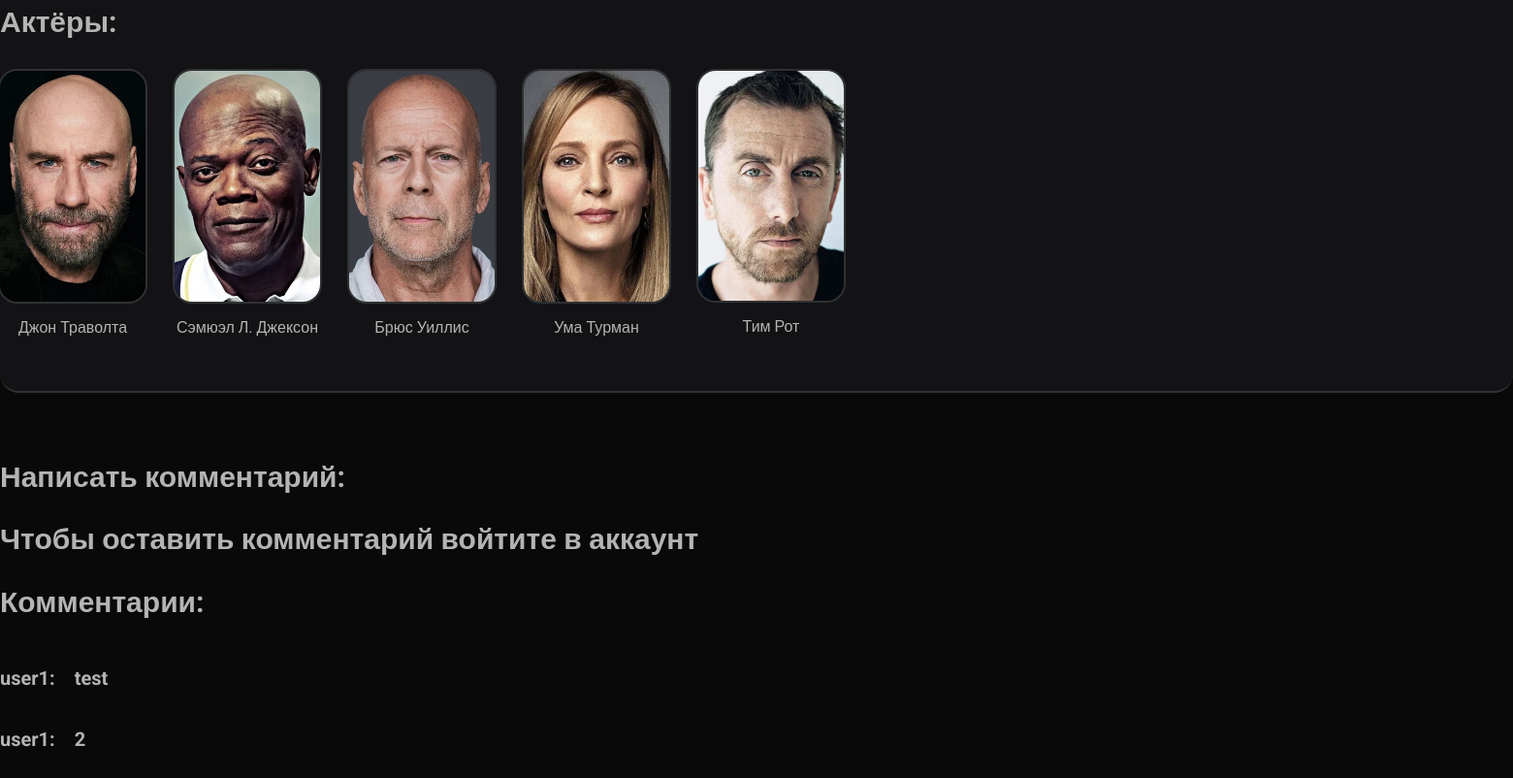
Page /movie/1/ (lower part) on the earlier database version.
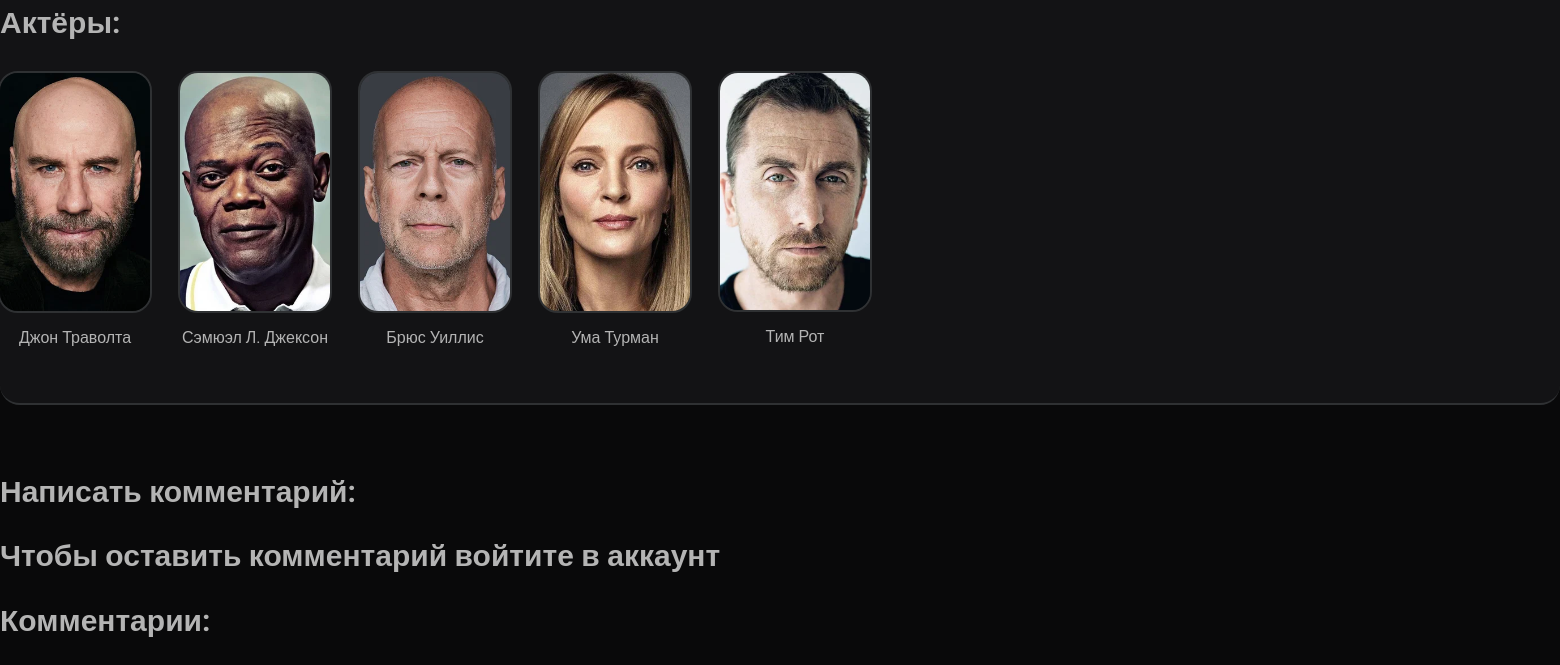
Same page on the later database version.
### movies/models.py (models this page shows, shortened)
class Actor(models.Model):
    name = models.CharField("Имя", max_length=100)
    date_of_birth = models.DateField("Дата рождения", default=date.today)
    image = models.ImageField("Изображение", upload_to="static/actors/")
    class Meta:
        verbose_name = "Актёры и режиссёры"
        verbose_name_plural = "Актёры и режиссёры"

class Reviews(models.Model):
    name = models.CharField("Имя", max_length=100)
    text = models.TextField("Комментарий", max_length=2000)
    movie = models.ForeignKey(Movie, verbose_name="фильм", on_delete=models.CASCADE)
    class Meta:
        verbose_name = "Отзыв"
        verbose_name_plural = "Отзывы"

### movies/views.py (the view)
# urls.py: path('movie/<int:pk>/', views.movieDetailView.as_view(), name='detail'),
class movieDetailView(DetailView):
    model = models.Movie
    template_name = "detail.html"

### templates/detail.html (shortened to what this page needs)
{% extends 'base.html' %}
{% load static %}
{% block content %}
  <div style="padding-top: 40px;" class="borders-section">
      <div class="container">
          <h3>Актёры:</h3>
          <div class="actors-list">
              {% for actor in movie.actors.all %}
              <div class="actor">
                  <img class="actor-img" src="{{ actor.image.url }}">
                  <p>
                      {{ actor.name }}
                  </p>
              </div>
              {% endfor %}
          </div>
      </div>
  </div>
  <div class="container">
      <div class="comments">
          <h3>Написать комментарий:</h3>
          {% if user.is_authenticated %}
          <form style="margin-top: 50px; margin-bottom : 50px;" action="{% url 'add_review' movie.id %}" method="post">
              {% csrf_token %}
              <textarea style="margin-bottom: 20px;" rows="8" cols="60" name="text" required="" placeholder="Текст комментария..."></textarea>
              <div style="display: flex;">
                  <div style="margin-right: 40px;">
                      <input type="text" name="name" required="" value="{{ user.username }}" readonly>
                  </div>
              </div>
              <button style="margin-top: 20px; margin-left: 0px;" type="submit">Отправить</button>
          </form>
          {% else %}
          <h3>Чтобы оставить комментарий войтите в аккаунт</h3>
          {% endif %}
          <h3>Комментарии:</h3>
          {% for review in movie.reviews_set.all %}
          <div class="review">
              <p> {{ review.name }}: </p>
              <p>{{ review.text }}</p>
          </div>
          {% endfor %}
      </div>
  </div>
{% endblock %}

### templates/base.html (shortened to what this page needs)
<!DOCTYPE html>
{% load static %}
<html lang="en">
<head>
  <link rel="stylesheet" href="{% static 'css/normalize.css' %}">
  <link rel="stylesheet" href="{% static 'css/style.css' %}">
  <link
    href="https://unpkg.com/video.js@7/dist/video-js.min.css"
    rel="stylesheet"
  />
  <link
    href="https://unpkg.com/@videojs/themes@1/dist/city/index.css"
    rel="stylesheet"
  />
</head>
<body class="wrapper">
{% block content %}
{% endblock %}
</body>
</html>

### static/css/style.css (style rules this page uses)
.borders-section { border-bottom: 2px #2f3133 solid; border-bottom-left-radius: 20px; border-bottom-right-radius: 20px; border-top: 2px #2f3133 solid; border-top-left-radius: 20px; border-top-right-radius: 20px; }
body { font-family: 'Roboto', sans-serif; background-color: #09090a; height: auto; }
p, label { color: #b4b4b4; }
h3 { color: #b4b4b4; font-size: 30px; }
.borders-section { margin-top: -10px; padding-top: 15px; padding-bottom: 40px; height: auto; background-color: #131315; box-sizing: border-box; overflow: hidden; }
.container { margin: auto; width: 1750px; }
.actors-list { display: flex; flex-wrap: wrap; }
.actor { margin-right: 30px; width: 150px; display: flex; flex-direction: column; align-items: center; }
.actor-img { width: 150px; border: 2px #2f3133 solid; border-radius: 20px; }
.comments { margin-top: 70px; margin-bottom: 70px; }

Differences in the rows shown:
removed Reviews: name "user1", text "test"
removed Reviews: name "user1", text "2"
